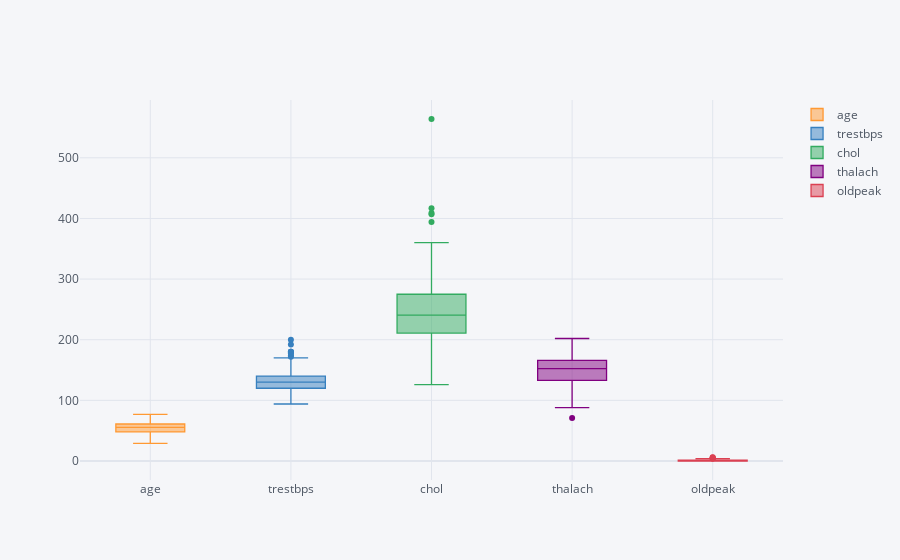

Notebook code cell kept with this figure:
### Code cell
df[num_cols].iplot(kind="box", boxpoints="outliers")

### Figure 1 — Plotly figure (JSON) as saved in the notebook; plotly's stock layout.template omitted (floating-point values rounded to 4 significant figures; data arrays with more than 128 entries replaced by an {"elided": "..."} marker saying what was removed)
{"data": [{"boxpoints": "outliers", "line": {"width": 1.3}, "marker": {"color": "rgba(255, 153, 51, 1.0)"}, "name": "age", "orientation": "v", "type": "box", "y": {"elided": "302 int values"}}, {"boxpoints": "outliers", "line": {"width": 1.3}, "marker": {"color": "rgba(55, 128, 191, 1.0)"}, "name": "trestbps", "orientation": "v", "type": "box", "y": {"elided": "302 int values"}}, {"boxpoints": "outliers", "line": {"width": 1.3}, "marker": {"color": "rgba(50, 171, 96, 1.0)"}, "name": "chol", "orientation": "v", "type": "box", "y": {"elided": "302 int values"}}, {"boxpoints": "outliers", "line": {"width": 1.3}, "marker": {"color": "rgba(128, 0, 128, 1.0)"}, "name": "thalach", "orientation": "v", "type": "box", "y": {"elided": "302 int values"}}, {"boxpoints": "outliers", "line": {"width": 1.3}, "marker": {"color": "rgba(219, 64, 82, 1.0)"}, "name": "oldpeak", "orientation": "v", "type": "box", "y": {"elided": "302 float values"}}], "layout": {"legend": {"bgcolor": "#F5F6F9", "font": {"color": "#4D5663"}}, "paper_bgcolor": "#F5F6F9", "plot_bgcolor": "#F5F6F9", "title": {"font": {"color": "#4D5663"}}, "xaxis": {"gridcolor": "#E1E5ED", "showgrid": true, "tickfont": {"color": "#4D5663"}, "title": {"font": {"color": "#4D5663"}, "text": ""}, "zerolinecolor": "#E1E5ED"}, "yaxis": {"gridcolor": "#E1E5ED", "showgrid": true, "tickfont": {"color": "#4D5663"}, "title": {"font": {"color": "#4D5663"}, "text": ""}, "zerolinecolor": "#E1E5ED"}}}
